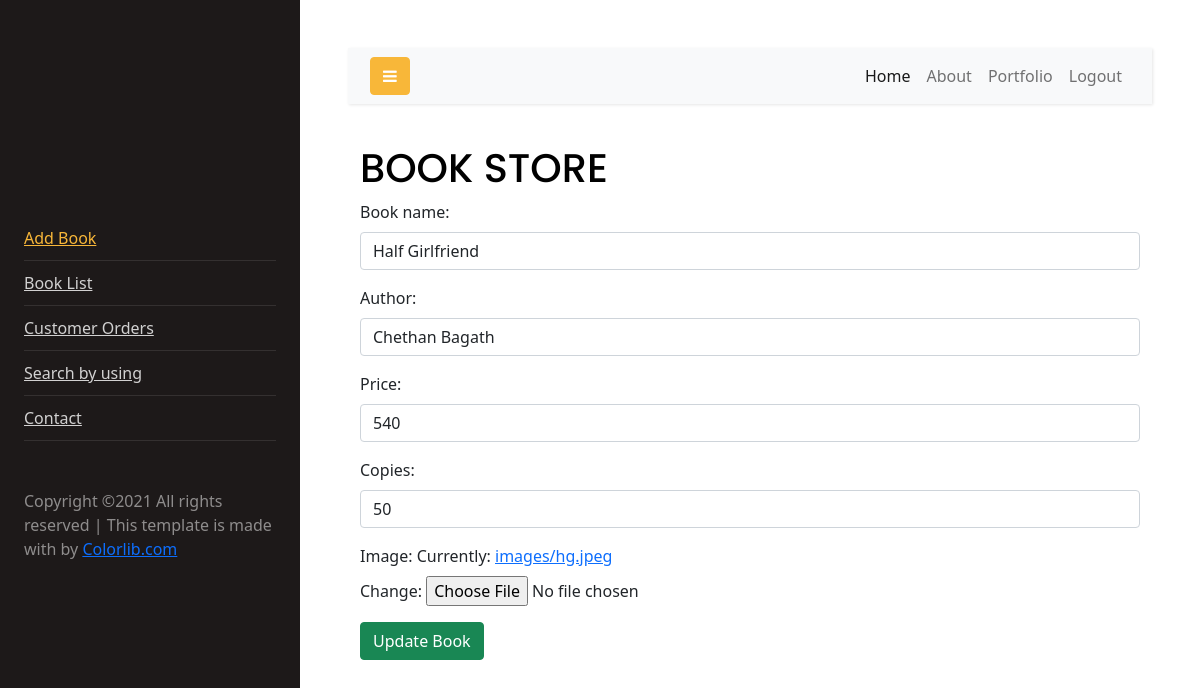
/bookstore/update4 (signed in), run on an earlier commit of the app's database.
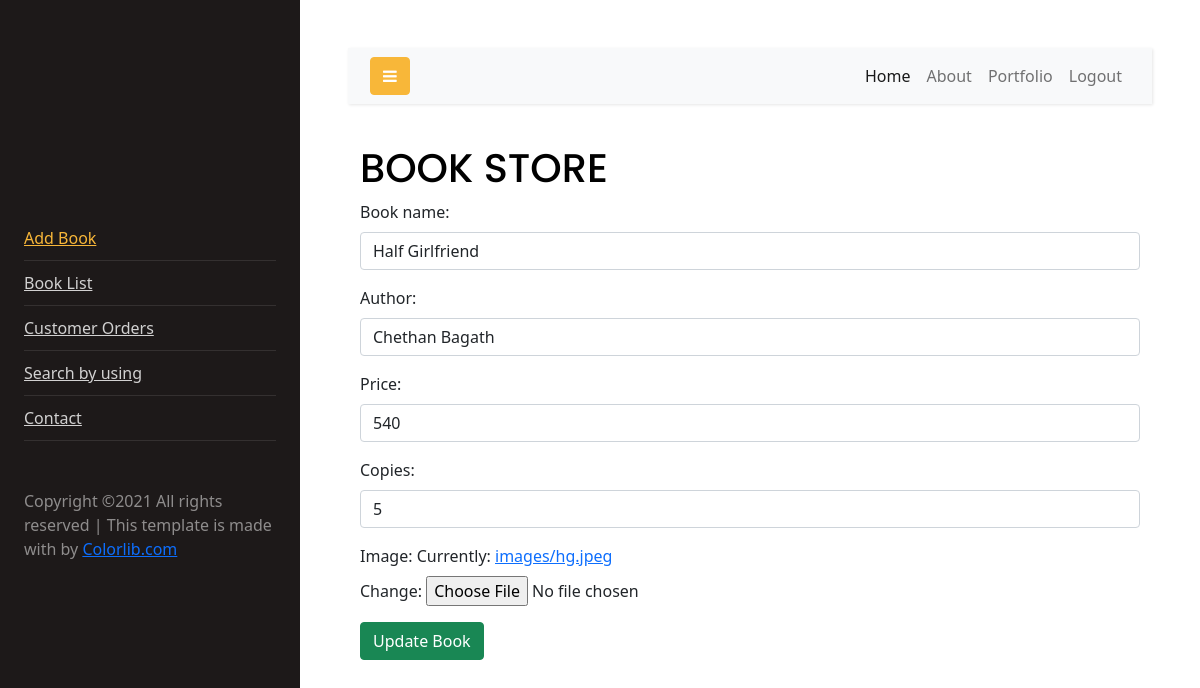
And on a later commit of the database.
### book/models.py (models this page shows, shortened)
class Book(models.Model):
    book_name=models.CharField(unique=True,max_length=100)
    author=models.CharField(max_length=100)
    price=models.PositiveIntegerField(default=50)
    copies=models.PositiveIntegerField(default=50,null=True)
    image=models.ImageField(upload_to="images",null=True)

### book/views.py (the view)
# urls.py: path("update<int:id>", views.UpdateBook.as_view(), name="updatebook"),
@method_decorator(signin_required,name="dispatch")
class UpdateBook(UpdateView):
    model = Book
    form_class = BookAddForm
    template_name = "update_book.html"
    success_url = reverse_lazy("listbook")
    pk_url_kwarg = "id"

### book/forms.py
class BookAddForm(ModelForm):
    class Meta:
        model = Book
        fields = ["book_name", "author", "price", "copies", "image", ]
        widgets = {
            "book_name": forms.TextInput(attrs={"class": "form-control"}),
            "author": forms.TextInput(attrs={"class": "form-control"}),
            "price": forms.NumberInput(attrs={"class": "form-control"}),
            "copies": forms.NumberInput(attrs={"class": "form-control"})
        }

### book/templates/update_book.html (shortened to what this page needs)
<!DOCTYPE html>
{%extends "book/base.html"%}
{%block body_block%}
<html lang="en">
<head>
    <link href="https://cdn.jsdelivr.net/npm/bootstrap@5.1.2/dist/css/bootstrap.min.css" rel="stylesheet"
>
</head>
<body>
<form action="" method="POST">
    <div class="container">
        <div class="row">
            <div class="col-12">
                <h1>BOOK STORE</h1>
                {{form.as_p}}
                <button type="submit"class="btn btn-success">Update Book</button>
            </div>
        </div>
    </div>
</form>
</body>
</html>
{%endblock%}

What changed in the data, as far as the page shows it:
changed Book "Half Girlfriend": copies "50" → "5"
